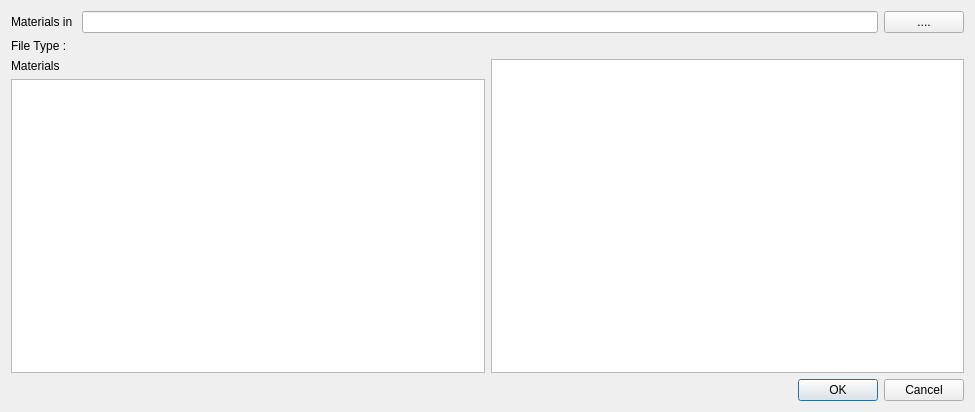
<?xml version="1.0" encoding="UTF-8"?>
<ui version="4.0">
 <class>GUI_MaterialsExplorer</class>
 <widget class="QDialog" name="GUI_MaterialsExplorer">
  <property name="geometry">
   <rect>
    <x>0</x>
    <y>0</y>
    <width>975</width>
    <height>412</height>
   </rect>
  </property>
  <property name="windowTitle">
   <string>Materials explorer</string>
  </property>
  <property name="whatsThis">
   <string/>
  </property>
  <layout class="QVBoxLayout" name="verticalLayout_2">
   <item>
    <layout class="QHBoxLayout" name="horizontalLayout">
     <item>
      <widget class="QLabel" name="label_selectedFile">
       <property name="text">
        <string>Materials in </string>
       </property>
      </widget>
     </item>
     <item>
      <widget class="QLineEdit" name="lineEdit_selectedFile"/>
     </item>
     <item>
      <widget class="QPushButton" name="button_selectFile">
       <property name="text">
        <string>....</string>
       </property>
      </widget>
     </item>
    </layout>
   </item>
   <item>
    <widget class="QLabel" name="label_fileType">
     <property name="text">
      <string>File Type :</string>
     </property>
    </widget>
   </item>
   <item>
    <layout class="QHBoxLayout" name="horizontalLayout_2">
     <property name="sizeConstraint">
      <enum>QLayout::SetDefaultConstraint</enum>
     </property>
     <item>
      <layout class="QVBoxLayout" name="verticalLayout">
       <property name="sizeConstraint">
        <enum>QLayout::SetDefaultConstraint</enum>
       </property>
       <item>
        <widget class="QLabel" name="label_materials">
         <property name="text">
          <string>Materials</string>
         </property>
        </widget>
       </item>
       <item>
        <widget class="QListWidget" name="listWidget_materials"/>
       </item>
      </layout>
     </item>
     <item>
      <widget class="QTableWidget" name="tableWidget_properties">
       <property name="selectionMode">
        <enum>QAbstractItemView::NoSelection</enum>
       </property>
       <property name="columnCount">
        <number>3</number>
       </property>
       <attribute name="horizontalHeaderVisible">
        <bool>false</bool>
       </attribute>
       <attribute name="horizontalHeaderCascadingSectionResizes">
        <bool>false</bool>
       </attribute>
       <attribute name="horizontalHeaderStretchLastSection">
        <bool>true</bool>
       </attribute>
       <attribute name="verticalHeaderVisible">
        <bool>false</bool>
       </attribute>
       <attribute name="verticalHeaderDefaultSectionSize">
        <number>19</number>
       </attribute>
       <column>
        <property name="text">
         <string>Name</string>
        </property>
       </column>
       <column>
        <property name="text">
         <string>Type</string>
        </property>
       </column>
       <column>
        <property name="text">
         <string>Data</string>
        </property>
       </column>
      </widget>
     </item>
    </layout>
   </item>
   <item>
    <widget class="QDialogButtonBox" name="buttonBox">
     <property name="orientation">
      <enum>Qt::Horizontal</enum>
     </property>
     <property name="standardButtons">
      <set>QDialogButtonBox::Cancel|QDialogButtonBox::Ok</set>
     </property>
    </widget>
   </item>
  </layout>
 </widget>
 <resources/>
 <connections>
  <connection>
   <sender>buttonBox</sender>
   <signal>accepted()</signal>
   <receiver>GUI_MaterialsExplorer</receiver>
   <slot>accept()</slot>
   <hints>
    <hint type="sourcelabel">
     <x>248</x>
     <y>254</y>
    </hint>
    <hint type="destinationlabel">
     <x>157</x>
     <y>274</y>
    </hint>
   </hints>
  </connection>
  <connection>
   <sender>buttonBox</sender>
   <signal>rejected()</signal>
   <receiver>GUI_MaterialsExplorer</receiver>
   <slot>reject()</slot>
   <hints>
    <hint type="sourcelabel">
     <x>316</x>
     <y>260</y>
    </hint>
    <hint type="destinationlabel">
     <x>286</x>
     <y>274</y>
    </hint>
   </hints>
  </connection>
 </connections>
</ui>
